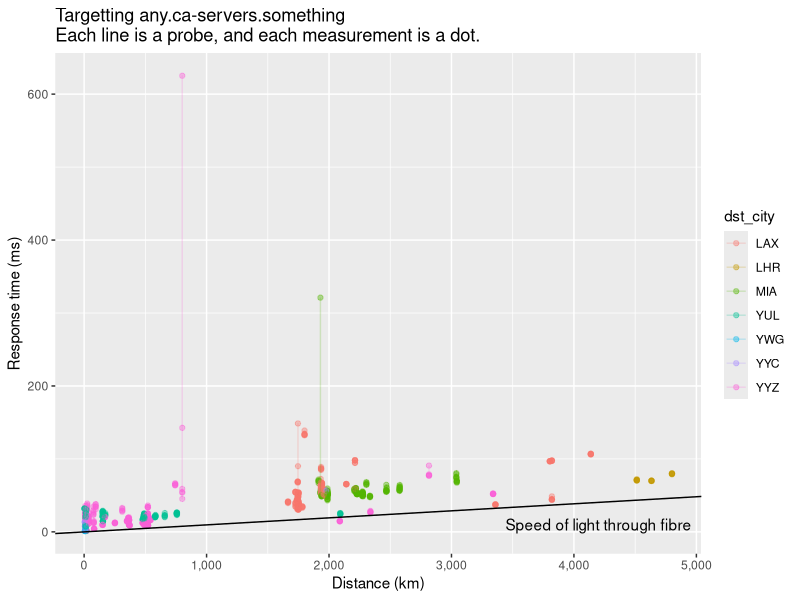
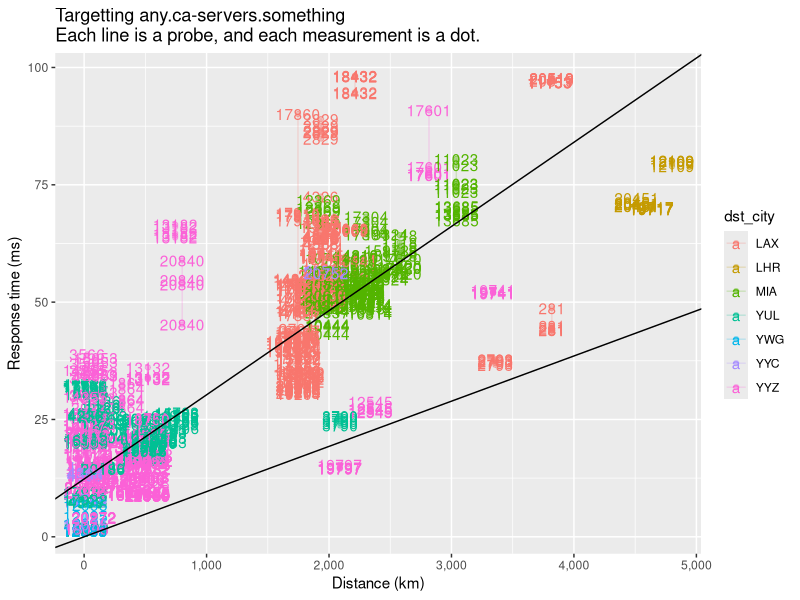
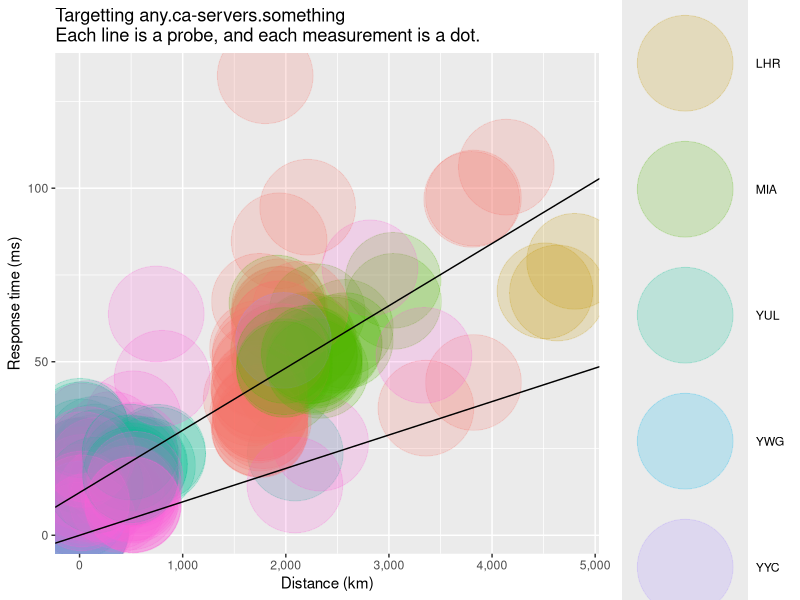

The R script that drew these images, in order: (Note: this script raises an error after producing the figures.)
#!/usr/bin/env Rscript
library(ggplot2)
library(scales)
library(MASS)
library(plyr)

anycast <- read.csv('anycast.csv', stringsAsFactors = FALSE)
anycast$as <- anycast$asn_v4
anycast[anycast$asf == 6,'as'] <- anycast[anycast$asf == 6,'asn_v6']
anycast$asn_v4 <- anycast$asn_v6 <- NULL
anycast$af <- factor(anycast$af, levels = c(4, 6))

anycast.nearby <- subset(anycast, rt < 100) # dist < 600)

anycast.probe <- ddply(anycast, 'prb_id', function(df) {
  df[order(df$rt)[1],]
})
m <- rlm(rt ~ dist, data = anycast.probe)

p1 <- ggplot(anycast) +
  aes(x = dist, y = rt, group = prb_id, color = dst_city) +
  ggtitle('Targetting any.ca-servers.something
Each line is a probe, and each measurement is a dot.') +
  scale_x_continuous('Distance (km)', labels = comma) +
  scale_y_continuous('Response time (ms)', labels = comma) +
  annotate('text', 4200, 10, label = 'Speed of light through fibre') +
  geom_point(alpha = 0.4) + geom_line(alpha = 0.2) +
  geom_abline(intercept = 0, slope = 1.444 * 2 * (1000/299792))

p2 <- ggplot(anycast.nearby) +
  aes(x = dist, y = rt, group = prb_id, color = dst_city) +
  ggtitle('Targetting any.ca-servers.something
Each line is a probe, and each measurement is a dot.') +
  scale_x_continuous('Distance (km)', labels = comma) +
  scale_y_continuous('Response time (ms)', labels = comma) +
# annotate('text', 4200, 10, label = 'Speed of light through fibre') +
  geom_point(alpha = 0.4) + geom_line(alpha = 0.2) +
  aes(label = prb_id) + geom_text() +
  geom_abline(intercept = m$coefficients[[1]],
              slope = m$coefficients[[2]]) +
  geom_abline(intercept = 0, slope = 1.444 * 2 * (1000/299792))

p3 <- ggplot(anycast.probe) +
  aes(x = dist, y = rt, color = dst_city) +
  ggtitle('Targetting any.ca-servers.something
Each line is a probe, and each measurement is a dot.') +
  scale_x_continuous('Distance (km)', labels = comma) +
  scale_y_continuous('Response time (ms)', labels = comma) +
# annotate('text', 4200, 10, label = 'Speed of light through fibre') +
  geom_point(alpha = 0.2, size = 32) +
  geom_abline(intercept = m$coefficients[[1]],
              slope = m$coefficients[[2]]) +
  geom_abline(intercept = 0, slope = 1.444 * 2 * (1000/299792))

p4 <- ggplot(anycast.probe) +
  aes(x = dist, y = rt, shape = dst_city) +
  ggtitle('Targetting any.ca-servers.something
Each line is a probe, and each measurement is a dot.') +
  scale_x_continuous('Distance (km)', labels = comma) +
  scale_y_continuous('Min response time (ms)', labels = comma) +
# annotate('text', 4200, 10, label = 'Speed of light through fibre') +
  geom_point(alpha = 0.2, size = dist_theoretical_improvement) +
  geom_abline(intercept = m$coefficients[[1]],
              slope = m$coefficients[[2]]) +
  geom_abline(intercept = 0, slope = 1.444 * 2 * (1000/299792))

print(p4)
